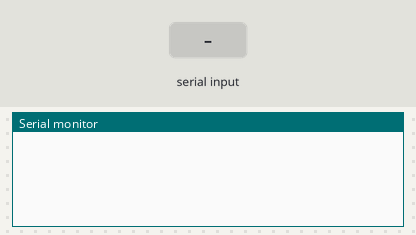
Recording of a sketch running on a simulated ESP32. Parts: the last lines printed to the serial monitor. Inputs (shaded band) come from the test bench.

Above: at 1.2 s.
1.3 s: "1" received over the second serial link
At 3.5 s:
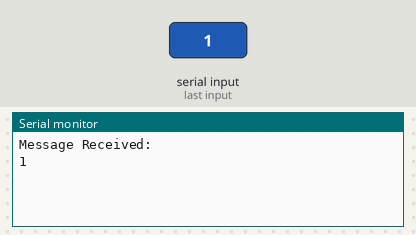
3.8 s: "0" received over the second serial link
At 4.6 s:
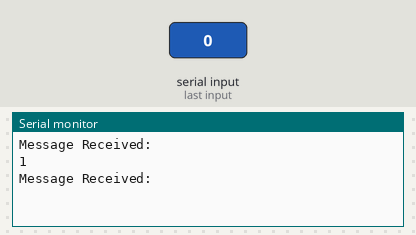
5.3 s: "2" received over the second serial link
At 6.6 s:
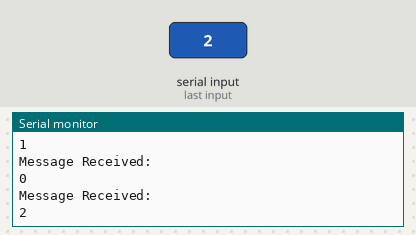

The sketch:

seri.ino
```cpp
#define RXp2 16
#define TXp2 17
void setup() {
  // put your setup code here, to run once:
  Serial.begin(115200);
  Serial2.begin(9600, SERIAL_8N1, RXp2, TXp2);
}
void loop() {
    //delay(1000);
    //Serial.println(Serial2.readString());
    if(Serial2.available() > 0)
    {
        /*size_t len = Serial2.available();
        uint8_t sbuf[len];
        Serial2.readBytes(sbuf, len);
        Serial.println(sbuf);*/
        Serial.println("Message Received: ");
        Serial.println(Serial2.readString());
     }

    //Serial.println();
}
```

Measured:
- after the input at 1.3 s, the serial monitor: prints a new line at once (image 1)
- after the input at 5.3 s, the serial monitor: prints a new line after 1.0 s (image 3)
